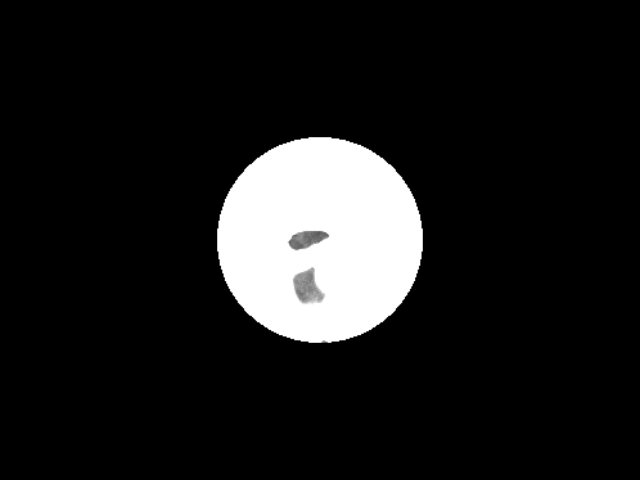

Generate this figure with Python:
#!/usr/bin/env python

# Mask a region of a 3D medical volume (FullHead.mhd) using
# vtkImageStencil.  A spherical mask is generated with
# vtkImageEllipsoidSource and converted to a stencil via
# vtkImageToImageStencil.

import os
from pathlib import Path

# Factory overrides: importing these modules registers the OpenGL rendering
# and interaction style implementations for vtkRenderingCore factory classes.
import vtkmodules.vtkInteractionStyle  # noqa: F401
import vtkmodules.vtkRenderingOpenGL2  # noqa: F401
# VTK pipeline classes used in this example
from vtkmodules.vtkIOImage import vtkMetaImageReader
from vtkmodules.vtkImagingCore import vtkImageCast
from vtkmodules.vtkImagingSources import vtkImageEllipsoidSource
from vtkmodules.vtkImagingStencil import (
    vtkImageStencil,
    vtkImageToImageStencil,
)
from vtkmodules.vtkRenderingCore import (
    vtkImageActor,
    vtkRenderWindow,
    vtkRenderWindowInteractor,
    vtkRenderer,
)

# Colors (normalized RGB)
black_rgb = (0.0, 0.0, 0.0)

# Data directory: defaults to the folder containing this script
data_dir = Path(os.environ.get("VPE_DATA_DIR", Path(__file__).parent))

# Reader: load the 3D medical volume
reader = vtkMetaImageReader()
reader.SetFileName(str(data_dir / "FullHead.mhd"))
reader.Update()

# Determine the volume geometry
extent = reader.GetOutput().GetExtent()

# Mask: generate a spherical binary mask using vtkImageEllipsoidSource
ellipsoid = vtkImageEllipsoidSource()
ellipsoid.SetWholeExtent(extent[0], extent[1], extent[2], extent[3],
                         extent[4], extent[5])
ellipsoid.SetCenter((extent[0] + extent[1]) / 2.0,
                    (extent[2] + extent[3]) / 2.0,
                    (extent[4] + extent[5]) / 2.0)
ellipsoid.SetRadius(80.0, 80.0, 40.0)
ellipsoid.SetInValue(255)
ellipsoid.SetOutValue(0)
ellipsoid.Update()

# Stencil source: convert the binary mask to an image stencil
stencil_source = vtkImageToImageStencil()
stencil_source.SetInputConnection(ellipsoid.GetOutputPort())
stencil_source.ThresholdByUpper(128)
stencil_source.Update()

# Filter: apply the stencil to mask the volume
stencil = vtkImageStencil()
stencil.SetInputConnection(reader.GetOutputPort())
stencil.SetStencilConnection(stencil_source.GetOutputPort())
stencil.SetBackgroundValue(0)
stencil.ReverseStencilOff()

# Cast: convert to unsigned char for display
cast = vtkImageCast()
cast.SetInputConnection(stencil.GetOutputPort())
cast.SetOutputScalarTypeToUnsignedChar()
cast.ClampOverflowOn()
cast.Update()

# Display the middle axial slice
mid_z = (extent[4] + extent[5]) // 2

# Actor: display the masked slice
image_actor = vtkImageActor()
image_actor.GetMapper().SetInputConnection(cast.GetOutputPort())
image_actor.SetDisplayExtent(extent[0], extent[1], extent[2], extent[3],
                             mid_z, mid_z)

# Renderer: assemble the scene
renderer = vtkRenderer()
renderer.AddActor(image_actor)
renderer.SetBackground(black_rgb)

# Window: display the rendered scene
render_window = vtkRenderWindow()
render_window.AddRenderer(renderer)
render_window.SetWindowName("stencil")
render_window.SetMultiSamples(0)
render_window.SetSize(640, 480)

# Interactor: handle mouse and keyboard events
render_window_interactor = vtkRenderWindowInteractor()
render_window_interactor.SetRenderWindow(render_window)

# Scene: configure the camera
renderer.ResetCamera()

render_window_interactor.Initialize()
render_window_interactor.Start()
